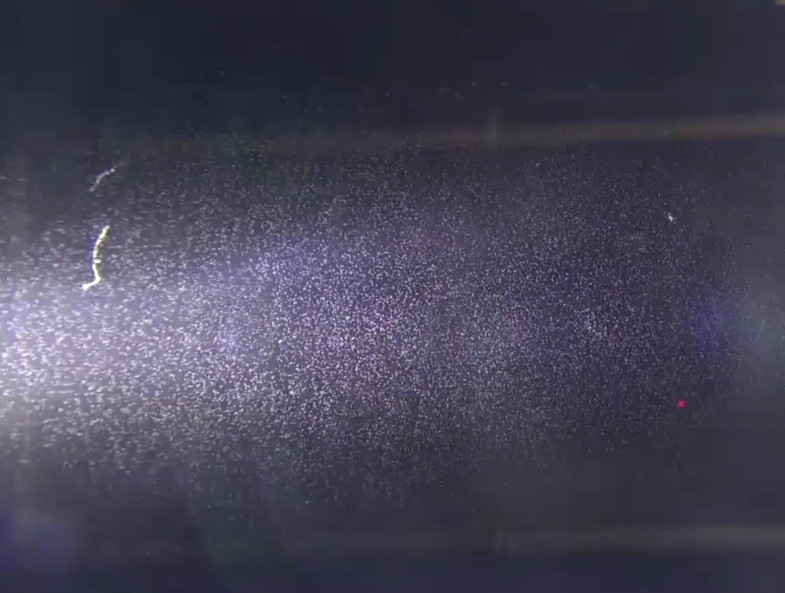
#> input picture recognition/cloudchamber.jpg, 785 x 593 px, found by its file name
$ python harriscorner.py   (older library calls are emulated)
#> lines starting #> are read from the running program, lines starting #| are printed output that depends on the picture
import cv2
import numpy as np
from matplotlib import pyplot as plt

img = cv2.imread('/home/bence/cloudchamber.jpg', 0)
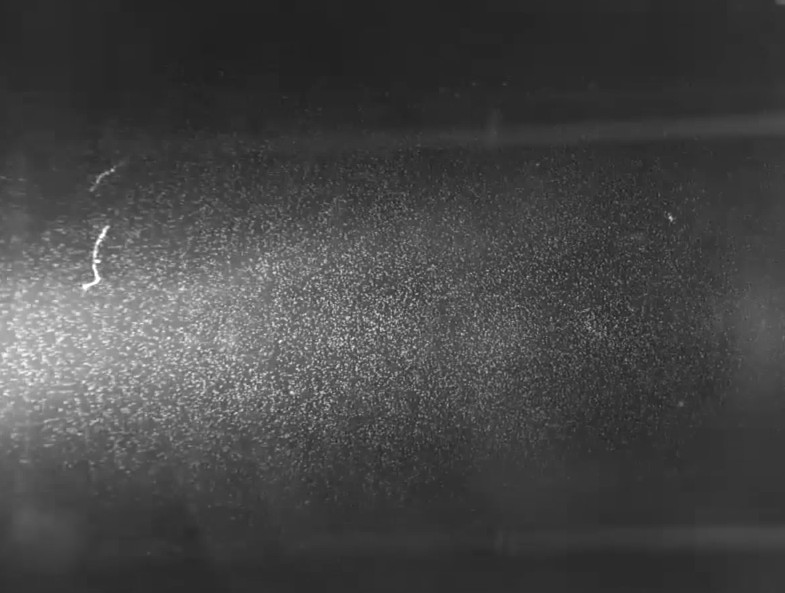
#> img: shape (593, 785); min 31, max 255, mean 69.3

laplacian = cv2.Laplacian(img, cv2.CV_64F)
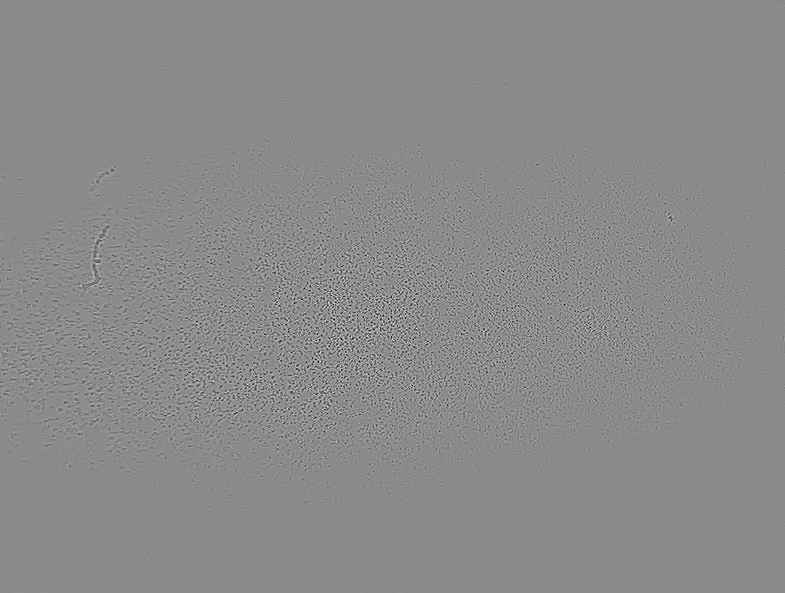
#> laplacian: shape (593, 785) float64; min -232, max 194, mean 0; drawn with min black and max white
sobelx = cv2.Sobel(img, cv2.CV_64F, 1, 0, ksize=5)
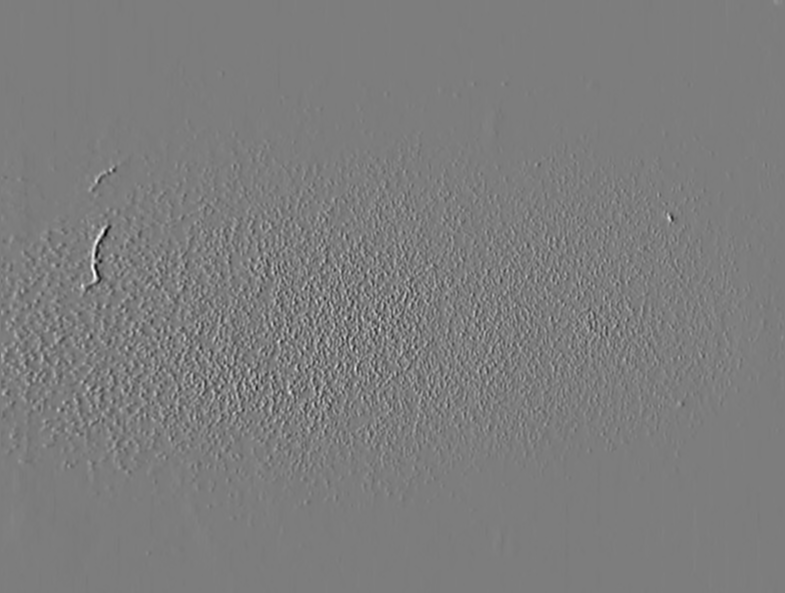
#> sobelx: shape (593, 785) float64; min -6073, max 6298, mean -5.1; drawn with min black and max white
cv2.imwrite("sobelx.jpg", sobelx)
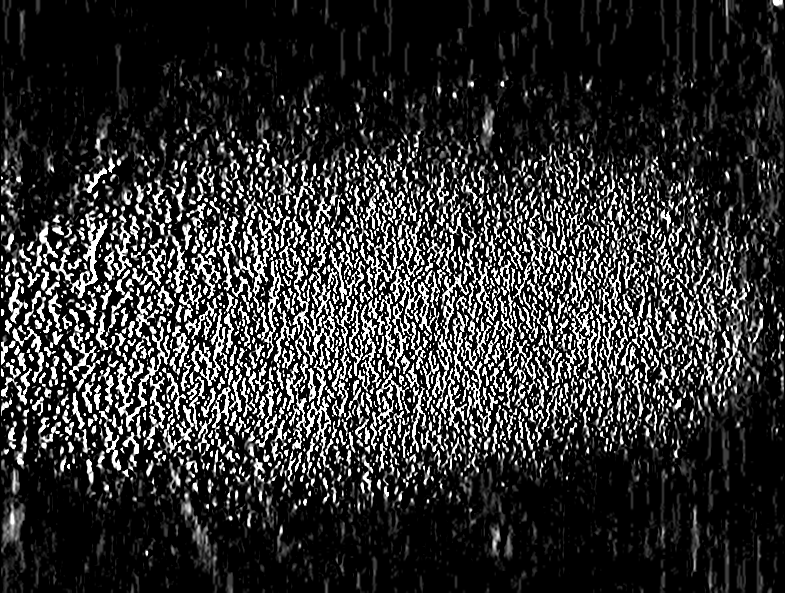
#> saved as sobelx.jpg: shape (593, 785); min 0, max 255, mean 49.4

# [13 lines of commented-out code are left out]
